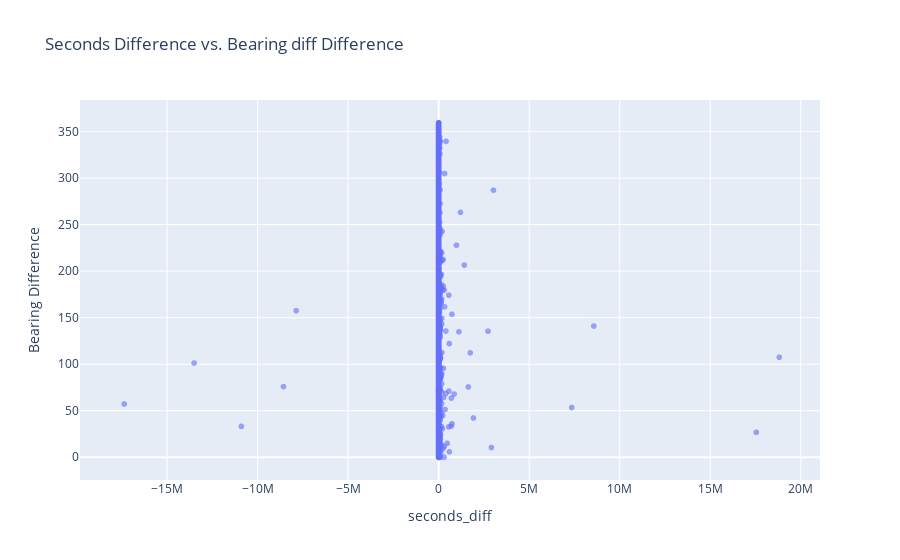

Notebook source saved alongside this figure:
### Markdown cell above
### ✅ Option 2: Plotly (interactive plot)

### Code cell
import plotly.express as px

fig = px.scatter(
    merged_dfs,
    x='seconds_diff',
    y='bearing_diff',
    title='Seconds Difference vs. Bearing diff Difference',
    labels={'Seconds': 'Seconds Difference', 'bearing_diff': 'Bearing Difference'},
    opacity=0.6
)

fig.show()

### Figure 1 — Plotly figure (JSON) as saved in the notebook; plotly's stock layout.template omitted (floating-point values rounded to 4 significant figures; data arrays with more than 128 entries replaced by an {"elided": "..."} marker saying what was removed)
{"data": [{"hovertemplate": "seconds_diff=%{x}<br>Bearing Difference=%{y}<extra></extra>", "legendgroup": "", "marker": {"color": "#636efa", "opacity": 0.6, "symbol": "circle"}, "mode": "markers", "name": "", "showlegend": false, "type": "scattergl", "x": {"elided": "27482 float values"}, "xaxis": "x", "y": {"elided": "27482 float values"}, "yaxis": "y"}], "layout": {"legend": {"tracegroupgap": 0}, "title": {"text": "Seconds Difference vs. Bearing diff Difference"}, "xaxis": {"anchor": "y", "domain": [0, 1], "title": {"text": "seconds_diff"}}, "yaxis": {"anchor": "x", "domain": [0, 1], "title": {"text": "Bearing Difference"}}}}
